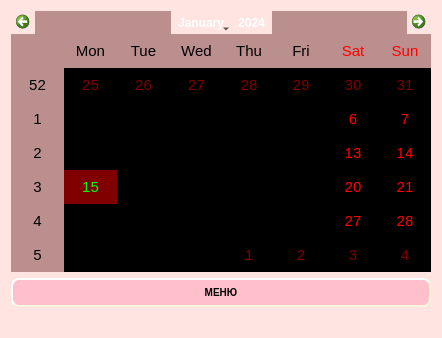
<?xml version="1.0" encoding="UTF-8"?>
<ui version="4.0">
 <class>SecondWindow</class>
 <widget class="QDialog" name="SecondWindow">
  <property name="geometry">
   <rect>
    <x>0</x>
    <y>0</y>
    <width>442</width>
    <height>338</height>
   </rect>
  </property>
  <property name="windowTitle">
   <string>Dialog</string>
  </property>
  <property name="styleSheet">
   <string notr="true">background-color: #FFE4E1;</string>
  </property>
  <layout class="QGridLayout" name="gridLayout">
   <item row="0" column="0" rowspan="2">
    <layout class="QVBoxLayout" name="verticalLayout">
     <item>
      <widget class="QCalendarWidget" name="calendarWidget">
       <property name="styleSheet">
        <string notr="true">font: 75 10pt &quot;Palatino Linotype&quot;;
QCalendarWidget QToolButton {
  	color: black;
  	font-size:15px;
  	icon-size: 30px, 30px;
  	background-color: qlineargradient(x1:0, y1:0, x2:0, y2:1, stop: 0 #BC8F8F, stop: 1 #BC8F8F);
  }
  QCalendarWidget QMenu {
  	color: black;
  	font-size: 10px;
  	background-color: #FFF8DC;
  }
  QCalendarWidget QSpinBox { 
  	font-size:15px; 
  	color: black; 
  	background-color: qlineargradient(x1:0, y1:0, x2:0, y2:1, stop: 0 #BC8F8F, stop: 1 #BC8F8F);
  	selection-background-color: #BC8F8F;
  	selection-color: #FFF8DC;
  }
  QCalendarWidget QSpinBox::up-button { subcontrol-origin: border;  subcontrol-position: top right;  width:40px; }
  QCalendarWidget QSpinBox::down-button {subcontrol-origin: border; subcontrol-position: bottom right;  width:65px;}
  QCalendarWidget QSpinBox::up-arrow { width:30px;  height:30px; }
  QCalendarWidget QSpinBox::down-arrow { width:30px;  height:30px; }
   
  /* header row */
  QCalendarWidget QWidget { alternate-background-color: #BC8F8F; }
   
  /* normal days */
  QCalendarWidget QAbstractItemView:enabled 
  {
  	font-size:15px;  
  	color: black;  
  	background-color: black;  
  	selection-background-color: #800000; 
  	selection-color: rgb(0, 255, 0); 
  }
   
  /* days in other months */
  /* navigation bar */
QCalendarWidget QWidget#qt_calendar_navigationbar
{ 
  background-color: qlineargradient(x1:0, y1:0, x2:0, y2:1, stop: 0 #BC8F8F, stop: 1 #BC8F8F); 
}

QCalendarWidget QAbstractItemView:disabled 
{ 
color: #800000; 
}</string>
       </property>
      </widget>
     </item>
     <item>
      <widget class="QPushButton" name="pushButton">
       <property name="styleSheet">
        <string notr="true">background-color: #FFC0CB;
     border-style: outset;
     border-width: 2px;
     border-radius: 8px;
     border-color: beige;
     font: bold 10px;
     min-width: 10em;
     padding: 6px;
</string>
       </property>
       <property name="text">
        <string>МЕНЮ</string>
       </property>
      </widget>
     </item>
     <item>
      <widget class="QLabel" name="label">
       <property name="styleSheet">
        <string notr="true">background-color: #FFE4E1;</string>
       </property>
       <property name="text">
        <string/>
       </property>
       <property name="pixmap">
        <pixmap>../../../../Qt/Qt5.10.0/61389fc4dfe1bdf9be614a41f6e7b52e.jpg</pixmap>
       </property>
       <property name="margin">
        <number>3</number>
       </property>
      </widget>
     </item>
    </layout>
   </item>
  </layout>
 </widget>
 <layoutdefault spacing="6" margin="11"/>
 <resources/>
 <connections/>
</ui>
